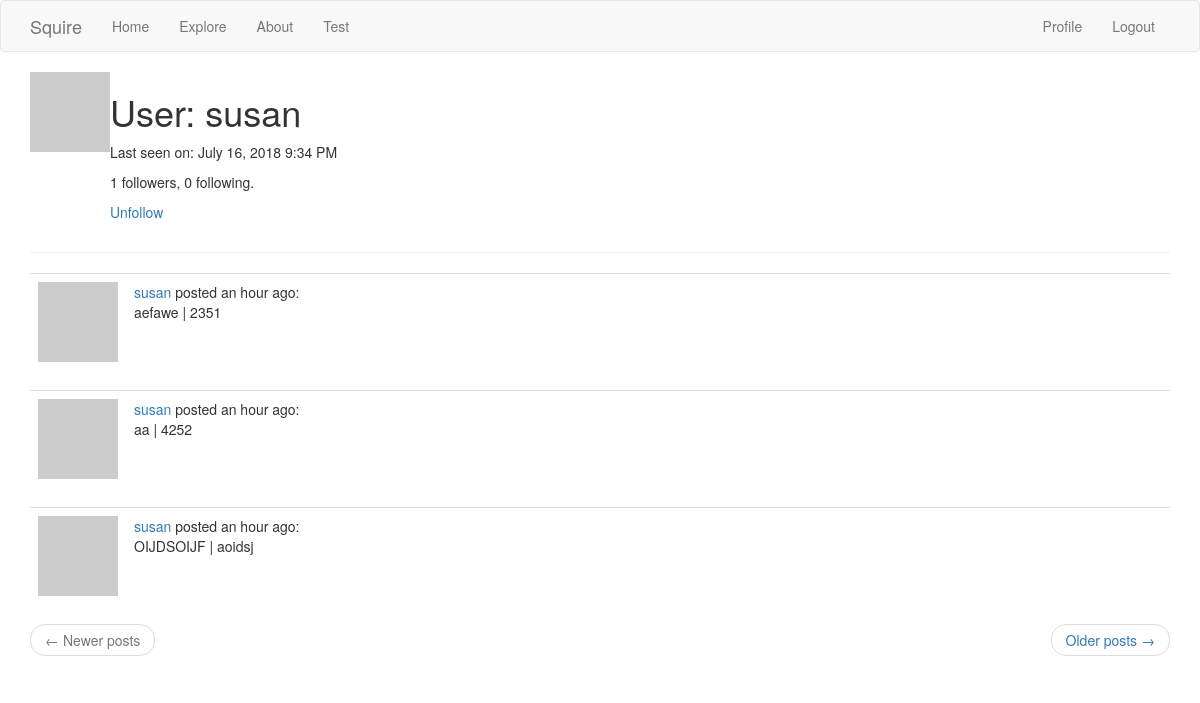
Screenshot of /user/susan (signed in) with the database file from the repository.
### app/models.py (models this page shows, shortened)
class User(UserMixin, db.Model):
    id = db.Column(db.Integer, primary_key=True)
    username = db.Column(db.String(64), index=True, unique=True)
    email = db.Column(db.String(120), index=True, unique=True)
    password_hash = db.Column(db.String(128))
    scores = db.relationship('Score', backref='author', lazy='dynamic')
    about_me = db.Column(db.String(140))
    last_seen = db.Column(db.DateTime, default=datetime.utcnow)
    followed = db.relationship(
        'User', secondary=followers,
        primaryjoin=(followers.c.follower_id == id),
        secondaryjoin=(followers.c.followed_id == id),
        backref=db.backref('followers', lazy='dynamic'), lazy='dynamic')
    def avatar(self, size):
        digest = md5(self.email.lower().encode('utf-8')).hexdigest()
        return 'https://www.gravatar.com/avatar/{}?d=identicon&s={}'.format(digest, size)
    def is_following(self, user):
        return self.followed.filter(
            followers.c.followed_id == user.id).count() > 0

class Score(db.Model):
    id = db.Column(db.Integer, primary_key=True)
    testname = db.Column(db.String(140))
    score = db.Column(db.String(140))
    timestamp = db.Column(db.DateTime, index=True, default=datetime.utcnow)
    user_id = db.Column(db.Integer, db.ForeignKey('user.id'))

### app/routes.py (the view)
@app.route('/user/<username>')
@login_required
def user(username):
    user = User.query.filter_by(username=username).first_or_404()
    page = request.args.get('page', 1, type=int)
    scores = user.scores.order_by(Score.timestamp.desc()).paginate(
        page, app.config['POSTS_PER_PAGE'], False)
    next_url = url_for('user', username=user.username, page=scores.next_num) \
        if scores.has_next else None
    prev_url = url_for('user', username=user.username, page=scores.prev_num) \
        if scores.has_prev else None
    return render_template('user.html', user=user, scores=scores.items,
                           next_url=next_url, prev_url=prev_url)

### app/models.py (called while the page is built)
@login.user_loader
def load_user(id):
    return User.query.get(int(id))

### app/routes.py (called while the page is built)
@app.before_request
def before_request():
    if current_user.is_authenticated:
        current_user.last_seen = datetime.utcnow()
        db.session.commit()

### app/templates/user.html (shortened to what this page needs)
{% extends "base.html" %}
{% block app_content %}
    <table>
        <tr valign="top">
            <td><img src="{{ user.avatar(128) }}"></td>
            <td>
                <h1>User: {{ user.username }}</h1>
                {% if user.last_seen %}
                <p>Last seen on: {{ moment(user.last_seen).format('LLL') }}</p>
                {% endif %}
                <p>{{ user.followers.count() }} followers, {{ user.followed.count() }} following.</p>
                {% if user == current_user %}
                <p><a href="{{ url_for('edit_profile') }}">Edit your profile</a></p>
                {% elif not current_user.is_following(user) %}
                <p><a href="{{ url_for('follow', username=user.username) }}">Follow</a></p>
                {% else %}
                <p><a href="{{ url_for('unfollow', username=user.username) }}">Unfollow</a></p>
                {% endif %}
            </td>
        </tr>
    </table>
    <hr>
    {% for score in scores %}
        {% include '_post.html' %}
    {% endfor %}
    <nav aria-label="...">
        <ul class="pager">
            <li class="previous{% if not prev_url %} disabled{% endif %}">
                <a href="{{ prev_url or '#' }}">
                    <span aria-hidden="true">&larr;</span> Newer posts
                </a>
            </li>
            <li class="next{% if not next_url %} disabled{% endif %}">
                <a href="{{ next_url or '#' }}">
                    Older posts <span aria-hidden="true">&rarr;</span>
                </a>
            </li>
        </ul>
    </nav>
{% endblock %}

### app/templates/_post.html
<table class="table table-hover">
    <tr>
        <td width="70px">
            <a href="{{ url_for('user', username=score.author.username) }}">
                <img src="{{ score.author.avatar(70) }}" />
            </a>
        </td>
        <td>
            <a href="{{ url_for('user', username=score.author.username) }}">
                {{ score.author.username }}
            </a> posted {{ moment(score.timestamp).fromNow() }}:
            <br>
            {{ score.testname }} | {{ score.score }}
        </td>
    </tr>
</table>

### rows the page displays
User: username "susan", last_seen "July 16, 2018 9:34 PM"
Score: author.username "susan", timestamp "an hour ago", testname "aefawe", score "2351"
Score: author.username "susan", timestamp "an hour ago", testname "aa", score "4252"
Score: author.username "susan", timestamp "an hour ago", testname "OIJDSOIJF", score "aoidsj"

### other values shown
{{ user.followers.count() }} "1"
{{ user.followed.count() }} "0"
